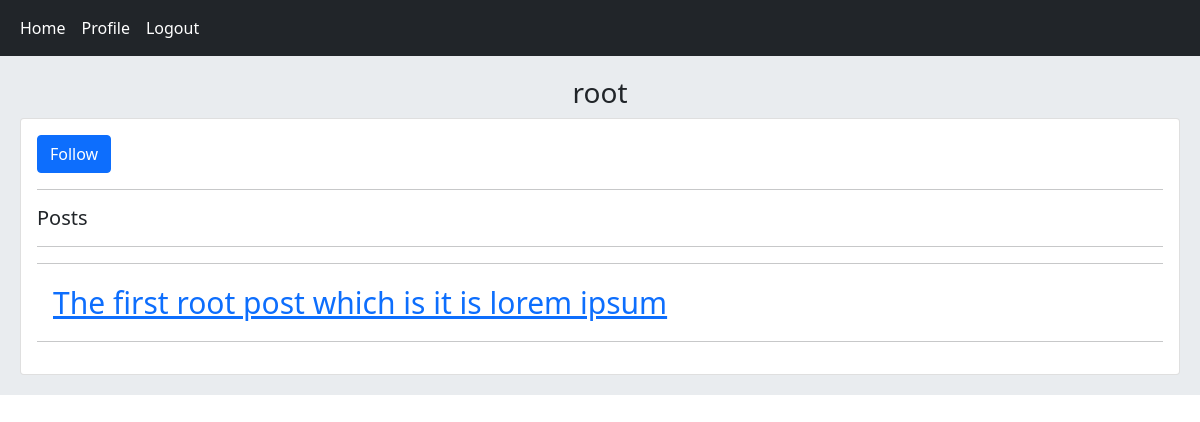
The app's page /account/profile/1 (signed in), older data.
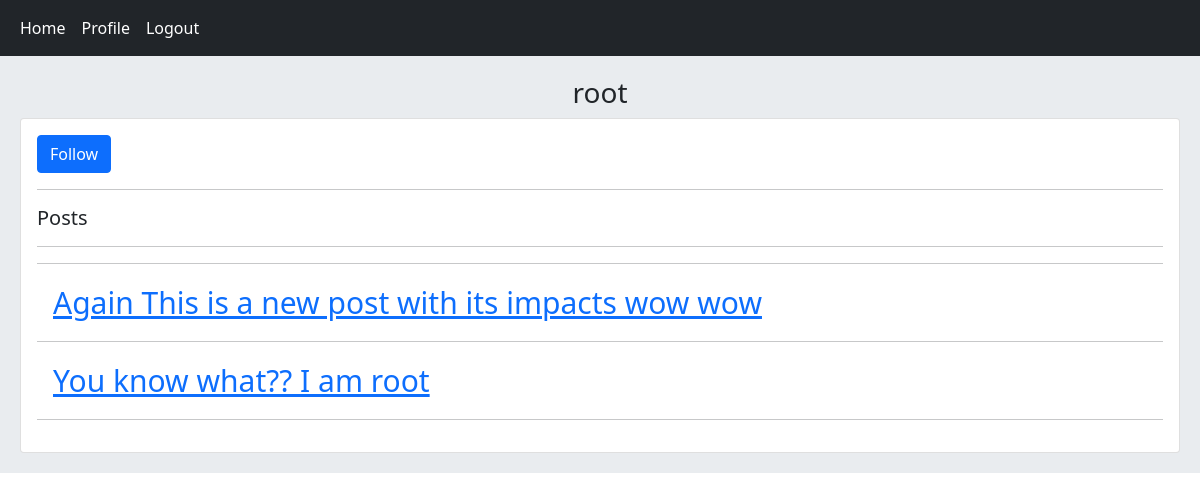
The same page, newer data.
### home/models.py (models this page shows, shortened)
class Post(models.Model):
    user = models.ForeignKey(User, on_delete=models.CASCADE, related_name="posts")
    title = models.CharField(max_length=100)
    body = models.TextField()
    slug = models.SlugField()
    created = models.DateTimeField(auto_now_add=True)
    updated = models.DateTimeField(auto_now=True)
    class Meta:
        ordering = ["-updated", "-created"]
    def get_absolute_url(self):
        return reverse("home:post_detail", args=(self.id, self.slug))

### account/views.py (the view)
# urls.py: path("profile/<int:user_id>", views.UserProfileVIew.as_view(), name="user_profile"),
class UserProfileVIew(View):
    def get(self, request, user_id):
        is_following = False
        user = get_object_or_404(User, pk=user_id)
        posts = user.posts.all()
        relation = Relation.objects.filter(from_user=request.user, to_user=user)
        if relation.exists():
            is_following = True
        context = {
            "user" : user,
            "posts" : posts,
            "is_following" : is_following,
        }
        return render(request, "account/user_profile.html", context)

### account/templates/account/user_profile.html (shortened to what this page needs)
{% extends 'base.html' %}
{% block content %}
    <h3 class="text-center">{{user.username}}</h3>
    <div class="card">
        <div class="card-body">
            {% if request.user.pk != user.pk and not is_following %}
                <a href="{% url 'account:user_follow' user.pk %}" class="btn btn-primary">Follow</a><hr />
            {% elif request.user.pk != user.pk and is_following %}
                <a href="{% url 'account:user_unfollow' user.pk %}" class="btn btn-primary">Unfollow</a><hr />
            {% endif %}
            <h5 class="card-title">Posts</h5>
            <hr/><hr/>
            {% for post in posts %}
               <a href="{{post.get_absolute_url}}" class="card-body" style="font-size: 30px;">{{post.title}}</a>
               <hr />
            {% endfor %}
        </div>
    </div>
{% endblock content %}

Row changes from the older to the newer data that the page shows:
added Post: title "Again This is a new post with its impacts wow wow"
changed Post: title "The first root post which is it is lorem ipsum" → "You know what?? I am root"
